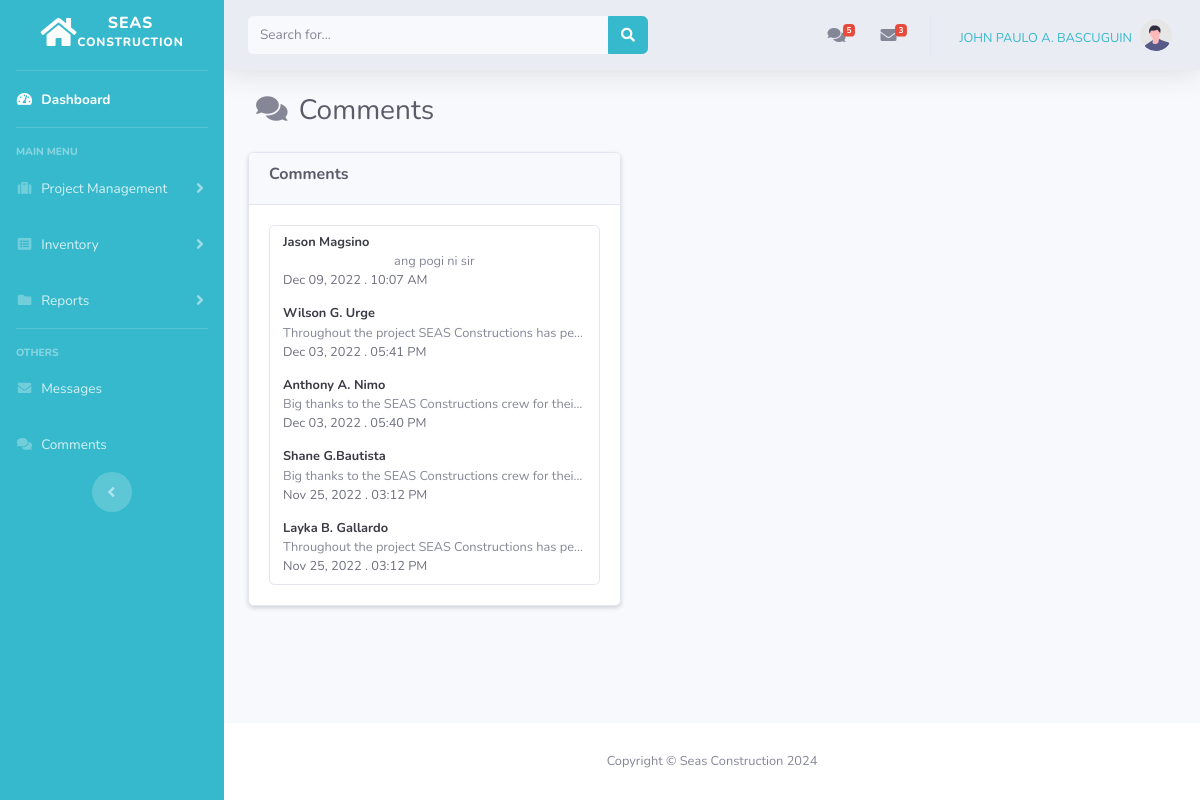
/admin/comment_view.php (signed in), run on the app's committed database.
### tables this page shows
CREATE TABLE `comments` (
  `com_id` int(11) NOT NULL,
  `comment_name` varchar(250) NOT NULL,
  `comment_email` varchar(250) NOT NULL,
  `comment_message` varchar(250) NOT NULL,
  `comment_date` date NOT NULL DEFAULT current_timestamp(),
  `comment_time` time NOT NULL DEFAULT current_timestamp()
);

### admin/comment_view.php (the view, shortened to what this page needs)
<?php
 if (isset($_SESSION['id']) && isset($_SESSION['user_name'])) {
include('includes/header.php');
include('includes/navbar.php');
require 'db_conn.php';
?>
 <div class="container-fluid">
<div class="d-sm-flex align-items-center justify-content-between mb-4 ml-2">
	<h1 class="h3 mb-0 text-gray-800">
        <i class="fa fa-comments fa-1x text-gray-600 mr-1"></i>
        Comments
    </h1>
</div>
<div class="row">
<div class="col-md-5">
<div class="card text-center shadow-sm">
        <div class="card-header">
            <h6 class="text-gray-800 text-left font-weight-bold">Comments</h6>
        </div>
        <div class="card-body">
            <div class="card text-left">
            <?php
                    $query = "SELECT * FROM comments ORDER BY com_id DESC";
                    $query_run = mysqli_query($conn, $query);
                    if(mysqli_num_rows($query_run) > 0)
                    {
                        foreach($query_run as $mes)
                        {
                            $date = $mes['comment_date'];
                            $time = $mes['comment_time']
                            ?>
                        <a class="btn  btn-outline-default" href="comment_view.php?com_id=<?= $mes['com_id']; ?>"
                        data-toggle="tooltip" title="Click to view this message!" data-placement="top">
                        <div class="small text-gray-800 text-left font-weight-bold"><span class="card-text text-gray-900"><?= $mes['comment_name']; ?></span></div>
                        <div class="small text-truncate text-gray-600"><?= $mes['comment_message']; ?></div>
                        <div class="small text-gray-700 text-left"> <?php echo date('M d, Y', strtotime($date))?> . <?php date_default_timezone_set('Asia/Manila'); echo date("h:i A", strtotime($time))?></div>
                        </a>
                        <?php
                        }
                    }
                    else
                    {
                        echo "<small><center> No Comments </center></small>";
                    }
                ?>
            </div>
        </div>
    </div>
</div>
<div class="col-md-7">
</div>
</div>
</div>
</div>
<?php
 }else{
    header("Location: login.php");
    exit();
 }
 ?>
<?php
include('includes/footer.php');
?>

### admin/includes/header.php (shortened to what this page needs)
<!DOCTYPE html>
<html lang="en">
<head>
    <link href="vendor/fontawesome-free/css/all.min.css" rel="stylesheet" type="text/css">
    <link href="css/style2.css" rel="stylesheet">
    <link href="css/style1.css" rel="stylesheet">
    <link href="css/style.css" rel="stylesheet">
    <link href="vendor/datatables/dataTables.bootstrap4.min.css" rel="stylesheet">
</head>
<body id="page-top" >
    <div id="wrapper">

### admin/includes/navbar.php (shortened to what this page needs)
<?php
require 'db_conn.php';
?>
<ul class="navbar-nav bg-info sidebar sidebar-dark accordion" id="accordionSidebar">
<a class="sidebar-brand d-flex align-items-center justify-content-center" href="admin.php">
    <div class="sidebar-brand-icon mb-1">
        <i class="fas fa-home fa-3x"></i>
    </div>
    <div class="sidebar-brand-text text-white">
        seas
        <br>
        <sup>Construction</sup>
    </div>
</a>
<hr class="sidebar-divider my-0">
<li class="nav-item active">
    <a class="nav-link" href="admin.php">
        <i class="fas fa-fw fa-tachometer-alt"></i>
        <span>Dashboard</span></a>
</li>
<hr class="sidebar-divider">
<div class="sidebar-heading">
    Main Menu
</div>
<li class="nav-item">
    <a class="nav-link collapsed" href="#" data-toggle="collapse" data-target="#collapseProject"
        aria-expanded="true" aria-controls="collapseProject">
        <i class="fas fa-fw fa-suitcase "></i>
        <span>Project Management</span>
    </a>
</li>
<li class="nav-item">
    <a class="nav-link collapsed" href="#" data-toggle="collapse" data-target="#collapseinventory"
        aria-expanded="true" aria-controls="collapseinventory">
        <i class="fas fa-fw fa-list-alt"></i>
        <span>Inventory</span>
    </a>
</li>
<li class="nav-item">
    <a class="nav-link collapsed" href="#" data-toggle="collapse" data-target="#collapseDocu"
        aria-expanded="true" aria-controls="collapseDocu">
        <i class="fa fa-fw fa-folder"></i>
        <span>Reports</span>
    </a>
</li>
<hr class="sidebar-divider d-none d-md-block">
<div class="sidebar-heading">
    Others
</div>
<li class="nav-item">
    <a class="nav-link" href="message_view.php">
        <i class="fas fa-fw fa-envelope"></i>
        <span>Messages</span></a>
</li>
<li class="nav-item">
    <a class="nav-link" href="comment_view.php">
        <i class="fas fa-fw fa-comments"></i>
        <span>Comments</span></a>
</li>
<div class="text-center d-none d-md-inline">
    <button class="rounded-circle border-0" id="sidebarToggle"></button>
</div>
</ul>
    <div id="content-wrapper" class="d-flex flex-column" >
<div id="content">
    <nav class="navbar navbar-expand navbar-light bg-gray-200 topbar mb-4 static-top shadow  text-white">
        <form
            class="d-none d-sm-inline-block form-inline mr-auto ml-md-2 my-2 my-md-0 mw-100 navbar-search">
            <div class="input-group">
                <input type="text" class="form-control bg-light border-0 small" id="search" onchange= "openPage()"
                 placeholder="Search for..." aria-label="Search" aria-describedby="basic-addon2">
                    <div class="input-group-append">
                    <button class="btn btn-info" type="button">
                        <i class="fas fa-search fa-sm"></i>
                    </button>
                </div>
            </div>
        </form>
        <ul class="navbar-nav ml-auto">
            <li class="nav-item dropdown no-arrow mx-1">
                <a class="nav-link dropdown-toggle" href="#" id="alertsDropdown" role="button"
                    data-toggle="dropdown" aria-haspopup="true" aria-expanded="false"
                    data-toggle="tooltip" title="Click to view comments!" data-placement="top">
                    <i class="fas fa-comments fa-fw text-gray-600"></i>
                    <span class="badge badge-danger badge-counter">
                    <?php
                        $query = "SELECT com_id FROM comments ORDER BY com_id";
                        $query_run = mysqli_query($conn, $query);
                        $row = mysqli_num_rows($query_run);
                        echo $row ;
                    ?>
                    </span>
                </a>
                    <?php
                        $query = "SELECT * FROM comments ORDER BY com_id DESC LIMIT 2";
                        $query_run = mysqli_query($conn, $query);
                    ?>
            </li>
            <li class="nav-item dropdown no-arrow mx-1">
                <a class="nav-link dropdown-toggle" href="#" id="messagesDropdown" role="button"
                    data-toggle="dropdown" aria-haspopup="true" aria-expanded="false"
                    data-toggle="tooltip" title="Click to view messages!" data-placement="top">
                    <i class="fas fa-envelope fa-fw text-gray-600"></i>
                    <span class="badge badge-danger badge-counter">
                        <?php
                            $query = "SELECT cus_id FROM messages ORDER BY cus_id";
                            $query_run = mysqli_query($conn, $query);
                            $row = mysqli_num_rows($query_run);
                            echo $row ;
                        ?>
                    </span>
                </a>
            </li>
            <li class="nav-item dropdown no-arrow">
                <a class="nav-link dropdown-toggle" href="#" id="userDropdown" role="button"
                    data-toggle="dropdown" aria-haspopup="true" aria-expanded="false">
                    <span class="mr-2 mt-2 d-none d-lg-inline text-info small text-uppercase">
                        <?php echo $_SESSION['name']; ?>
                    </span>
                    <img class="img-profile rounded-circle"
                        src="img/undraw_profile.svg">
                </a>
            </li>
        </ul>
    </nav>

### admin/includes/footer.php
<footer class="sticky-footer bg-white">
                <div class="container my-auto">
                    <div class="copyright text-center my-auto">
                        <span>Copyright &copy; Seas Construction <?php echo date("Y");?></span>
                    </div>
                </div>
            </footer>
        </div>
    </div>
</body>
</html>

### data on the page
comments: comment_name "Jason Magsino", comment_message "ang pogi ni sir", comment_date "Dec 09, 2022", comment_time "10:07 AM"
comments: comment_name "Wilson G. Urge", comment_message "Throughout the project SEAS Constructions has pe…", comment_date "Dec 03, 2022", comment_time "05:41 PM"
comments: comment_name "Anthony A. Nimo", comment_message "Big thanks to the SEAS Constructions crew for thei…", comment_date "Dec 03, 2022", comment_time "05:40 PM"
comments: comment_name "Shane G.Bautista", comment_message "Big thanks to the SEAS Constructions crew for thei…", comment_date "Nov 25, 2022", comment_time "03:12 PM"
comments: comment_name "Layka B. Gallardo", comment_message "Throughout the project SEAS Constructions has pe…", comment_date "Nov 25, 2022", comment_time "03:12 PM"

### other printed values
$row "5"
$row "3"
$_SESSION['name'] "JOHN PAULO A. BASCUGUIN"
